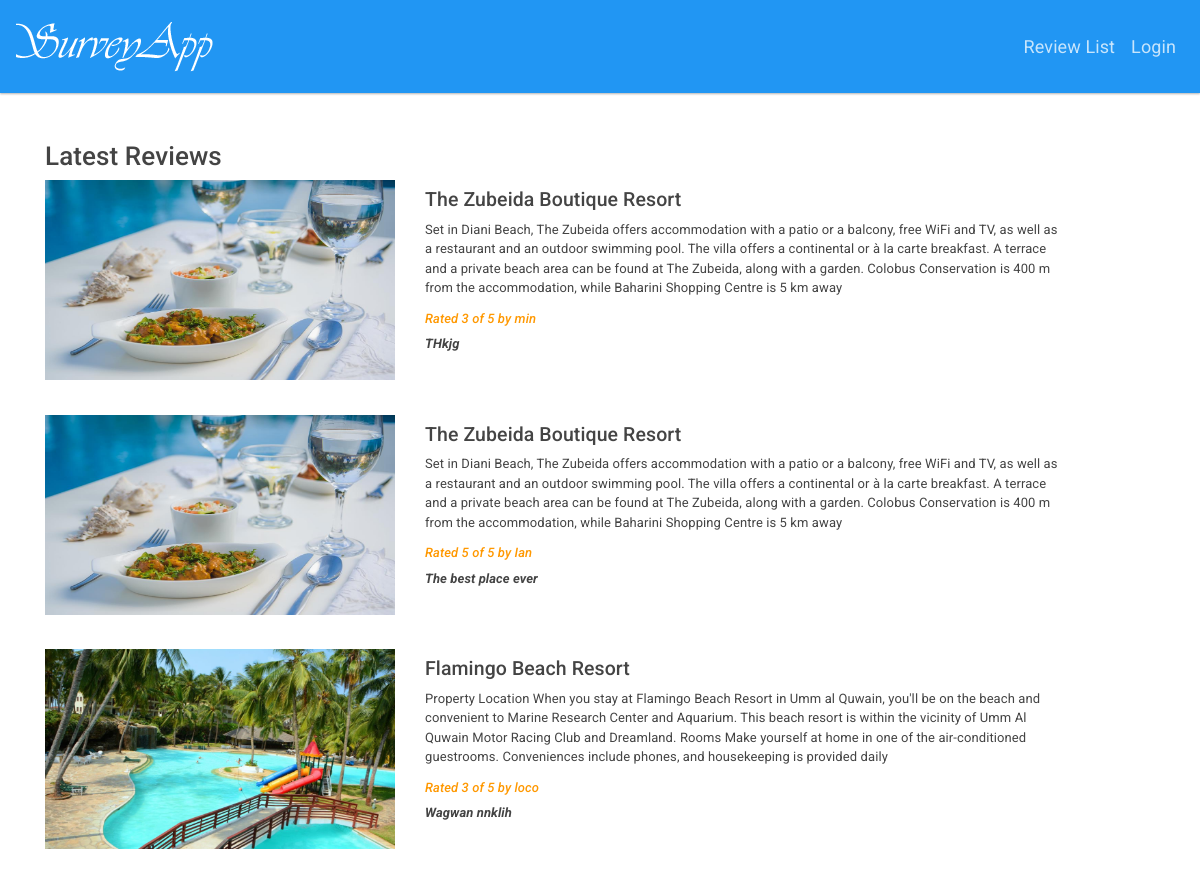
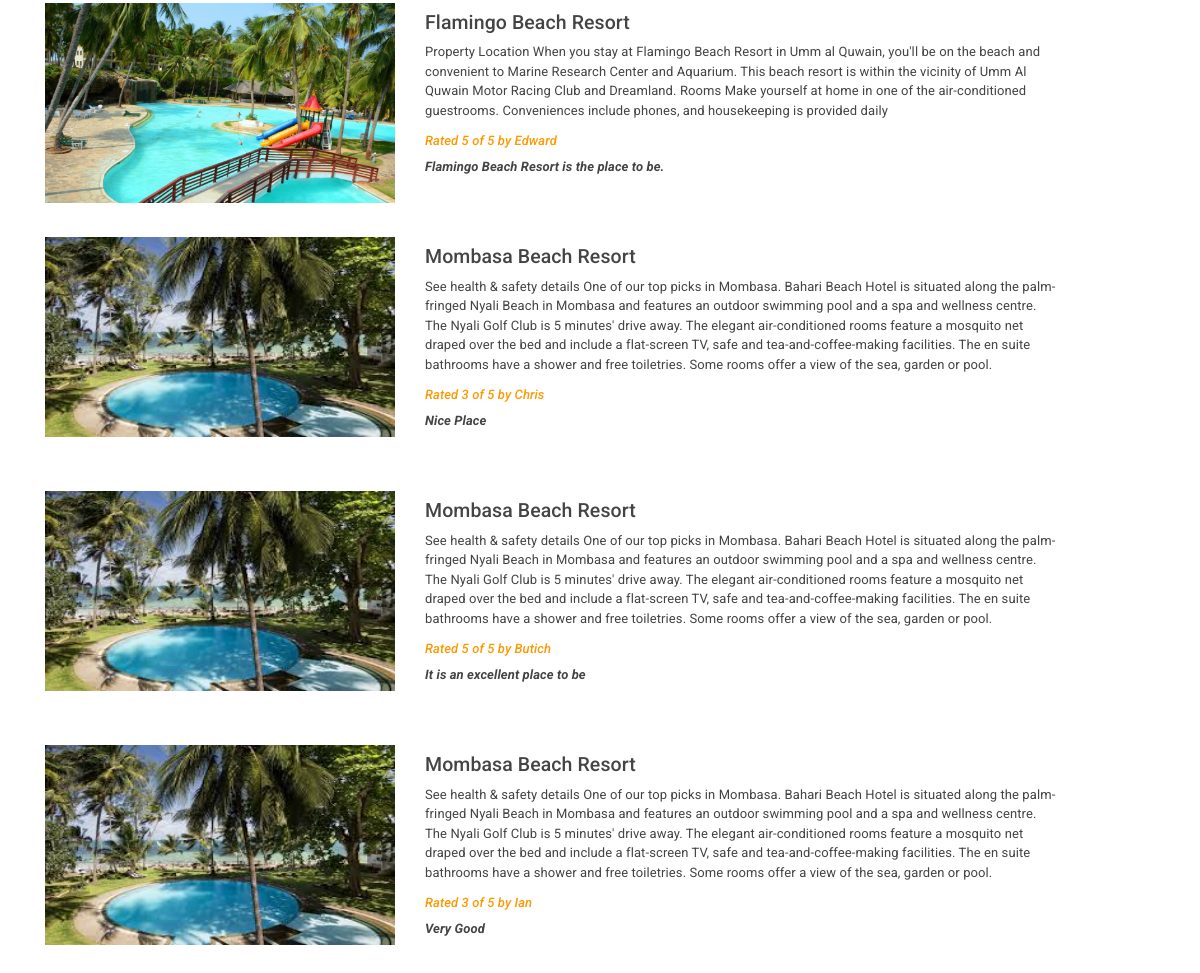
The app's page /reviews with its own data (2 pictures, top to bottom).
### pr/models.py (models this page shows, shortened)
class Review(models.Model):
    RATING_CHOICES = (
        (1, 'Terrible'),
        (2, 'Poor'),
        (3, 'Average'),
        (4, 'Very Good'),
        (5, 'Excellent'),
    )
    company = models.ForeignKey(Company, on_delete=models.CASCADE)
    pub_date = models.DateTimeField('date published')
    user_name = models.CharField(max_length=100)
    comment = models.CharField(max_length=200)
    rating = models.IntegerField(choices=RATING_CHOICES)

class Company(models.Model):
    name = models.CharField(max_length=200)
    author = models.ForeignKey( 'auth.User', on_delete=models.CASCADE, )
    image = models.ImageField(upload_to='companies/%Y/%m/%d', blank=True)
    body = models.TextField()

### pr/views.py (the view)
# urls.py: url(r'^reviews$', views.review_list, name='review_list'),
def review_list(request):
    latest_review_list = Review.objects.order_by('-pub_date')[:9]
    context = {'latest_review_list':latest_review_list}
    return render(request, 'pr/review_list.html', context)

### pr/templates/pr/review_list.html
{% extends 'pr/base.html' %}
{% block title %}
<h2>Latest Reviews</h2>
{% endblock %}
{% block content %}
{% if latest_review_list %}
<div>
    {% for review in latest_review_list %}
    <div class="row">
        <div class="col-xs-12 col-sm-12 col-lg-4">
        {% if review.company.image %}
        <img style="height: 200px; width: 100%; display: block;" src="{{review.company.image.url}}" alt="Card image">
        </div>
        <div class="col-xs-12 col-sm-12 col-lg-7 mt-2 mb-5">
            <h4>{{ review.company.name }}</h4>
        <p>{{review.company.body}}</p>
        {% endif %}
        <strong>
            <em>
                <h6 class="text-warning">Rated {{ review.rating }} of 5 by {{ review.user_name }}</h6>
                <p>{{ review.comment }}</p>
            </em>
        </strong>
    </div>
    </div>
    {% endfor %}
</div>
{% else %}
<p>No reviews are available.</p>
{% endif %}
{% endblock %}

### pr/templates/pr/base.html (shortened to what this page needs)
{% load static %}
{% load bootstrap4 %}
{% bootstrap_css %}
{% block bootstrap4_content %}
<!DOCTYPE html>
<html lang="en">
<head>
    <link rel="stylesheet" href="{% static 'css/bootstrap.min.css' %}">
    <link rel="stylesheet" href="https://cdnjs.cloudflare.com/ajax/libs/font-awesome/4.7.0/css/font-awesome.min.css">
    <link rel="stylesheet" href="{% static 'css/style.css' %}">
</head>
<body>
    <nav class="navbar navbar-expand-lg navbar-dark bg-primary">
        <a class="navbar-brand" href="{% url 'pr:company_list' %}"><img src="{% static 'img/logoS.png' %}" alt="Survey App"></a>
        <div class="collapse navbar-collapse" id="navbarColor01">
          <ul class="navbar-nav ml-auto">
            <li class="nav-item">
              <a class="nav-link navi" href="{% url 'pr:review_list' %}">Review List</a>
            </li>
            {% if user.is_authenticated %}
            <li><a class="nav-link navi" href="{% url 'logout' %}">Logout</a></li>
            <li><a class="nav-link navi"><span class="badge badge-light text-primary">{{ user.username }}</span></a></li>
            {% else %}
            <li><a class="nav-link navi" href="{% url 'login' %}">Login</a></li>
            {% endif %}
          </ul>
        </div>
      </nav>
      <div class="container mt-5">
        <h1>{% block title %}(no title){% endblock %}</h1>
        {% block content %}(no content){% endblock %}
    {% endblock %}
      </div>
</body>
</html>

### static/css/style.css (style rules this page uses)
.navi { font-size: 18px!important; }

### records on screen
Review: company.image (picture), company.name "The Zubeida Boutique Resort", company.body "Set in Diani Beach, The Zubeida offers accommodation with a patio or a balcony, free WiFi and TV, as well as a restaurant and an outdoor swimming pool. The villa offers a continental or à la carte breakfast. A terrace and a private beach area can be found at The Zubeida, along with a garden. Colobus Conservation is 400 m from the accommodation, while Baharini Shopping Centre is 5 km away", rating "3", user_name "min", comment "THkjg"
Review: company.image (picture), company.name "The Zubeida Boutique Resort", company.body "Set in Diani Beach, The Zubeida offers accommodation with a patio or a balcony, free WiFi and TV, as well as a restaurant and an outdoor swimming pool. The villa offers a continental or à la carte breakfast. A terrace and a private beach area can be found at The Zubeida, along with a garden. Colobus Conservation is 400 m from the accommodation, while Baharini Shopping Centre is 5 km away", rating "5", user_name "Ian", comment "The best place ever"
Review: company.image (picture), company.name "Flamingo Beach Resort", company.body "Property Location When you stay at Flamingo Beach Resort in Umm al Quwain, you'll be on the beach and convenient to Marine Research Center and Aquarium. This beach resort is within the vicinity of Umm Al Quwain Motor Racing Club and Dreamland. Rooms Make yourself at home in one of the air-conditioned guestrooms. Conveniences include phones, and housekeeping is provided daily", rating "3", user_name "loco", comment "Wagwan nnklih"
Review: company.image (picture), company.name "Flamingo Beach Resort", company.body "Property Location When you stay at Flamingo Beach Resort in Umm al Quwain, you'll be on the beach and convenient to Marine Research Center and Aquarium. This beach resort is within the vicinity of Umm Al Quwain Motor Racing Club and Dreamland. Rooms Make yourself at home in one of the air-conditioned guestrooms. Conveniences include phones, and housekeeping is provided daily", rating "5", user_name "Edward", comment "Flamingo Beach Resort is the place to be."
Review: company.image (picture), company.name "Mombasa Beach Resort", company.body "See health & safety details One of our top picks in Mombasa. Bahari Beach Hotel is situated along the palm-fringed Nyali Beach in Mombasa and features an outdoor swimming pool and a spa and wellness centre. The Nyali Golf Club is 5 minutes' drive away. The elegant air-conditioned rooms feature a mosquito net draped over the bed and include a flat-screen TV, safe and tea-and-coffee-making facilities. The en suite bathrooms have a shower and free toiletries. Some rooms offer a view of the sea, garden or pool.", rating "3", user_name "Chris", comment "Nice Place"
Review: company.image (picture), company.name "Mombasa Beach Resort", company.body "See health & safety details One of our top picks in Mombasa. Bahari Beach Hotel is situated along the palm-fringed Nyali Beach in Mombasa and features an outdoor swimming pool and a spa and wellness centre. The Nyali Golf Club is 5 minutes' drive away. The elegant air-conditioned rooms feature a mosquito net draped over the bed and include a flat-screen TV, safe and tea-and-coffee-making facilities. The en suite bathrooms have a shower and free toiletries. Some rooms offer a view of the sea, garden or pool.", rating "5", user_name "Butich", comment "It is an excellent place to be"
Review: company.image (picture), company.name "Mombasa Beach Resort", company.body "See health & safety details One of our top picks in Mombasa. Bahari Beach Hotel is situated along the palm-fringed Nyali Beach in Mombasa and features an outdoor swimming pool and a spa and wellness centre. The Nyali Golf Club is 5 minutes' drive away. The elegant air-conditioned rooms feature a mosquito net draped over the bed and include a flat-screen TV, safe and tea-and-coffee-making facilities. The en suite bathrooms have a shower and free toiletries. Some rooms offer a view of the sea, garden or pool.", rating "3", user_name "Ian", comment "Very Good"
